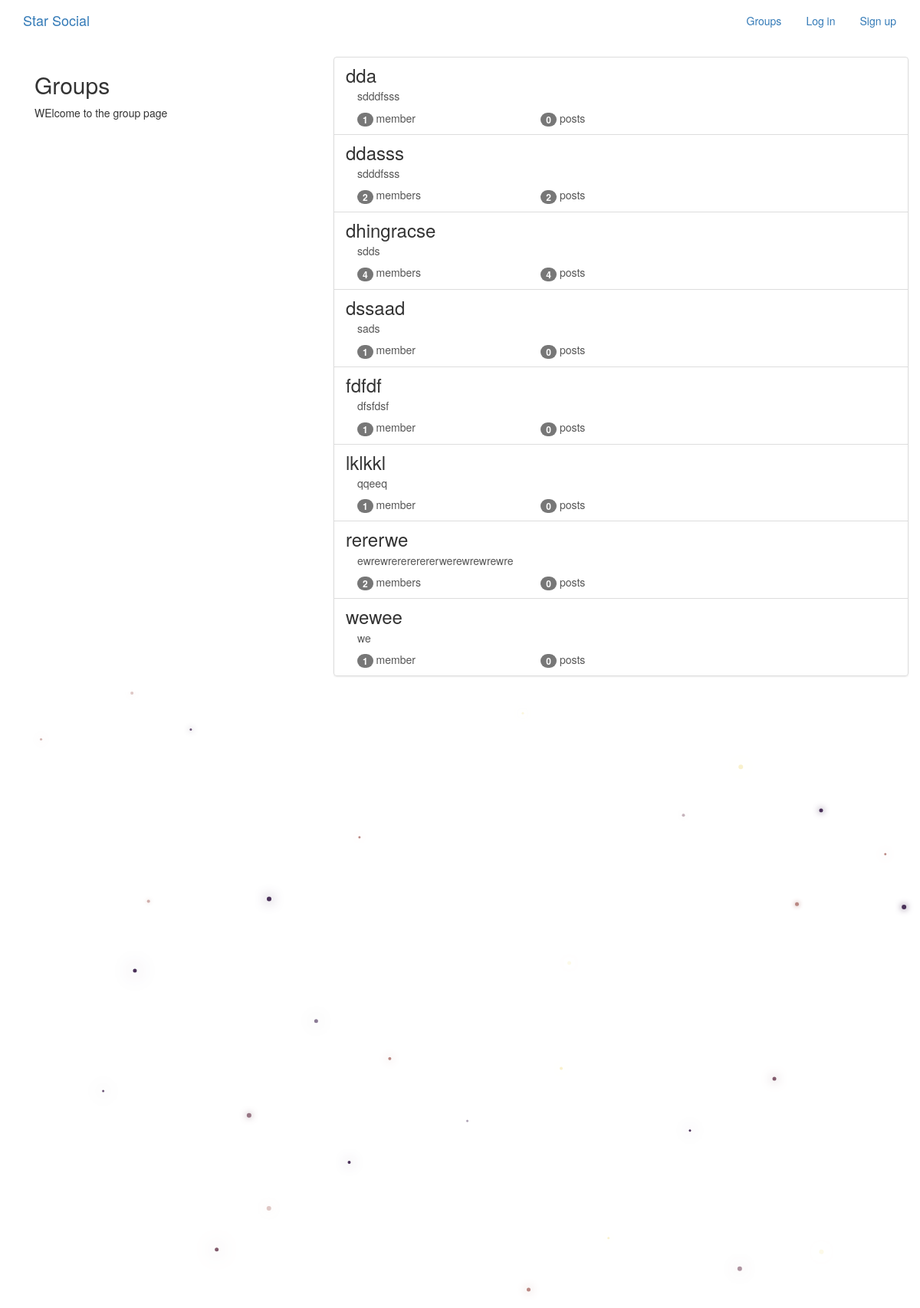
The app's page /groups/ with its own data.
### groups/models.py (models this page shows, shortened)
class Group(models.Model):
    name = models.CharField(max_length=255, unique=True)
    slug = models.SlugField(allow_unicode=True, unique=True)
    description = models.TextField(blank=True, default='')
    description_html = models.TextField(editable=False, default='', blank=True)
    members = models.ManyToManyField(User,through="GroupMember")
    class Meta:
        ordering = ["name"]

### groups/views.py (the view)
class ListGroups(generic.ListView):
    model = Group

### groups/templates/groups/group_list.html (shortened to what this page needs)
{% extends "groups/group_base.html" %}
{% block pregroup %}
<div class="col-md-4">
  <div class="content">
    <h2>Groups</h2>
    <p>WElcome to the group page</p>
  </div>
</div>
{% endblock %}
{% block group_content %}
<div class="col-md-8">
  <div class="list-group">
    {% for group in object_list %}
    <a class='list-group-item' href="{% url 'groups:single' slug=group.slug  %}">
      <h3 class='title list-group-item-heading'>{{group.name}}</h3>
      <div class="list-group-item-text container-fluid ">
        {{group.description_html|safe}}
        <div class="row">
          <div class="col-md-4">
            <span class="badge">{{group.members.count}}</span>
            member{{group.members.count|pluralize}}
          </div>
          <div class="col-md-4">
            <span class="badge">{{group.posts.count}}</span>
            post{{group.posts.count|pluralize}}
          </div>
        </div>
      </div>
    </a>
    {% endfor %}
  </div>
</div>
{% endblock %}

### records on screen
Group: name "dda", description_html "sdddfsss", members.count "1", posts.count "0"
Group: name "ddasss", description_html "sdddfsss", members.count "2", posts.count "2"
Group: name "dhingracse", description_html "sdds", members.count "4", posts.count "4"
Group: name "dssaad", description_html "sads", members.count "1", posts.count "0"
Group: name "fdfdf", description_html "dfsfdsf", members.count "1", posts.count "0"
Group: name "lklkkl", description_html "qqeeq", members.count "1", posts.count "0"
Group: name "rererwe", description_html "ewrewrerererererwerewrewrewre", members.count "2", posts.count "0"
Group: name "wewee", description_html "we", members.count "1", posts.count "0"
